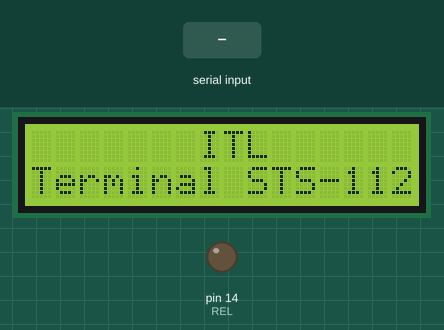
Recording of a sketch running on a simulated Arduino Uno, built with avr-gcc and run on an emulated ATmega328P. On the bench: 16×2 character LCD, output pins drawn as LEDs (lit = HIGH). The test bench sets the inputs (shaded band).

Above: at 0.1 s.
4.3 s: "X\n" received over Serial
At 5.6 s:
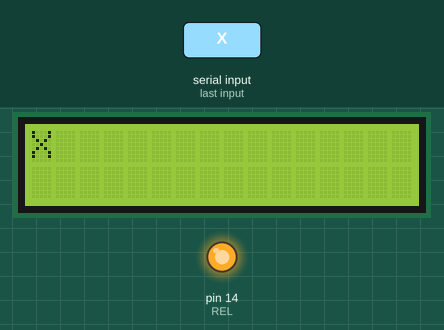
Timing chart, 0 to 7.3 s (numbered marks = the images above; inputs shaded):
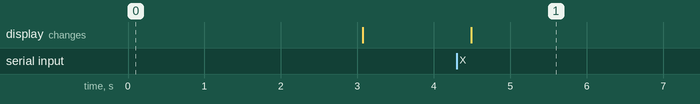

The sketch:

sketch_inclinometr_new.ino
```cpp
#include <LiquidCrystal.h>

LiquidCrystal lcd(12, 13, 4, 5, 6, 7); // устанавливаем адрес 0x27 или 0x3F, и дисплей 20 символов в 4 строки (20х4)
int REL = 14;
String Val[21];   // переменная для хранения полученного байта
int Byte[21];
String x;
String y;

void setup() {
    lcd.begin(16, 2);
    Serial.begin(9600); // устанавливаем последовательное соединение
    pinMode(REL, OUTPUT);
    lcd.setCursor(7,0);
    lcd.print("ITL");
    lcd.setCursor(0, 1);
    lcd.print("Terminal STS-112");
    delay(3000);
    digitalWrite(REL, HIGH);
}

void loop() {
   lcd.clear();
   int i; for (i = 0; i < 21; i++)
    {
    Byte[i] = Serial.read();
    if (Byte[0] == 88)
      {
      if (Byte[i] == 10)
      {Val[i] = ' ';}
      if (Byte[i] == 13)
      {Val[i] = ' ';}
      if (Byte[i] == 43)
      {Val[i] = '+';}
      if (Byte[i] == 45)
      {Val[i] = '-';}
      if (Byte[i] == 46)
      {Val[i] = '.';}
      if (Byte[i] == 48)
      {Val[i] = '0';}
      if (Byte[i] == 49)
      {Val[i] = '1';}
      if (Byte[i] == 50)
      {Val[i] = '2';}
      if (Byte[i] == 51)
      {Val[i] = '3';}
      if (Byte[i] == 52)
      {Val[i] = '4';}
      if (Byte[i] == 53)
      {Val[i] = '5';}
      if (Byte[i] == 54)
      {Val[i] = '6';}
      if (Byte[i] == 55)
      {Val[i] = '7';}
      if (Byte[i] == 56)
      {Val[i] = '8';}
      if (Byte[i] == 57)
      {Val[i] = '9';}
      if (Byte[i] == 61)
      {Val[i] = '=';}
      if (Byte[i] == 88)
      {Val[i] = 'X';}
      if (Byte[i] == 89)
      {Val[i] = 'Y';}
      //Serial.print(Val[i]);
      }
    }
    x = Val[0]+Val[1]+Val[2]+Val[3]+Val[4]+Val[5]+Val[6]+Val[8]+Val[9];
    y = Val[11]+Val[12]+Val[13]+Val[14]+Val[15]+Val[16]+Val[17]+Val[18];
    lcd.setCursor(0, 0); // 1 строка
    lcd.print(x);
    lcd.setCursor(0, 1); // 2 строка
    lcd.print(y);
    delay(200);
}
```

Measured:
- after the input at 4.3 s, the display: changes after 0.19 s (image 1)
